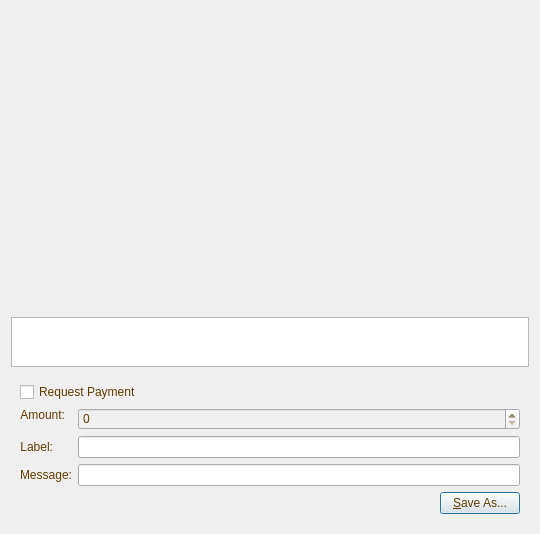
<?xml version="1.0" encoding="UTF-8"?>
<ui version="4.0">
 <class>QRCodeDialog</class>
 <widget class="QDialog" name="QRCodeDialog">
  <property name="geometry">
   <rect>
    <x>0</x>
    <y>0</y>
    <width>540</width>
    <height>513</height>
   </rect>
  </property>
  <property name="windowTitle">
   <string>QR Code Dialog</string>
  </property>
  <property name="styleSheet">
   <string notr="true">background-image: url(:/images/image2);
color: rgb(95, 61, 3);</string>
  </property>
  <layout class="QVBoxLayout" name="verticalLayout_3">
   <item>
    <widget class="QLabel" name="lblQRCode">
     <property name="sizePolicy">
      <sizepolicy hsizetype="Expanding" vsizetype="Expanding">
       <horstretch>0</horstretch>
       <verstretch>0</verstretch>
      </sizepolicy>
     </property>
     <property name="minimumSize">
      <size>
       <width>300</width>
       <height>300</height>
      </size>
     </property>
     <property name="textFormat">
      <enum>Qt::PlainText</enum>
     </property>
     <property name="alignment">
      <set>Qt::AlignCenter</set>
     </property>
     <property name="wordWrap">
      <bool>true</bool>
     </property>
    </widget>
   </item>
   <item>
    <widget class="QPlainTextEdit" name="outUri">
     <property name="sizePolicy">
      <sizepolicy hsizetype="Expanding" vsizetype="Minimum">
       <horstretch>0</horstretch>
       <verstretch>0</verstretch>
      </sizepolicy>
     </property>
     <property name="minimumSize">
      <size>
       <width>0</width>
       <height>50</height>
      </size>
     </property>
     <property name="tabChangesFocus">
      <bool>true</bool>
     </property>
     <property name="textInteractionFlags">
      <set>Qt::TextSelectableByKeyboard|Qt::TextSelectableByMouse</set>
     </property>
    </widget>
   </item>
   <item>
    <widget class="QWidget" name="widget" native="true">
     <layout class="QVBoxLayout" name="verticalLayout_2">
      <item>
       <widget class="QCheckBox" name="chkReqPayment">
        <property name="enabled">
         <bool>true</bool>
        </property>
        <property name="text">
         <string>Request Payment</string>
        </property>
       </widget>
      </item>
      <item>
       <layout class="QFormLayout" name="formLayout">
        <property name="fieldGrowthPolicy">
         <enum>QFormLayout::AllNonFixedFieldsGrow</enum>
        </property>
        <item row="1" column="0">
         <widget class="QLabel" name="lblLabel">
          <property name="text">
           <string>Label:</string>
          </property>
          <property name="textFormat">
           <enum>Qt::PlainText</enum>
          </property>
          <property name="alignment">
           <set>Qt::AlignRight|Qt::AlignTrailing|Qt::AlignVCenter</set>
          </property>
          <property name="buddy">
           <cstring>lnLabel</cstring>
          </property>
         </widget>
        </item>
        <item row="1" column="1">
         <widget class="QLineEdit" name="lnLabel"/>
        </item>
        <item row="2" column="0">
         <widget class="QLabel" name="lblMessage">
          <property name="text">
           <string>Message:</string>
          </property>
          <property name="textFormat">
           <enum>Qt::PlainText</enum>
          </property>
          <property name="alignment">
           <set>Qt::AlignRight|Qt::AlignTrailing|Qt::AlignVCenter</set>
          </property>
          <property name="buddy">
           <cstring>lnMessage</cstring>
          </property>
         </widget>
        </item>
        <item row="2" column="1">
         <widget class="QLineEdit" name="lnMessage"/>
        </item>
        <item row="0" column="0">
         <widget class="QLabel" name="lblAmount">
          <property name="sizePolicy">
           <sizepolicy hsizetype="Preferred" vsizetype="Maximum">
            <horstretch>0</horstretch>
            <verstretch>0</verstretch>
           </sizepolicy>
          </property>
          <property name="text">
           <string>Amount:</string>
          </property>
          <property name="textFormat">
           <enum>Qt::PlainText</enum>
          </property>
          <property name="alignment">
           <set>Qt::AlignRight|Qt::AlignTrailing|Qt::AlignVCenter</set>
          </property>
          <property name="buddy">
           <cstring>lnReqAmount</cstring>
          </property>
         </widget>
        </item>
        <item row="0" column="1">
         <widget class="BitcoinAmountField" name="lnReqAmount">
          <property name="enabled">
           <bool>false</bool>
          </property>
          <property name="minimumSize">
           <size>
            <width>80</width>
            <height>0</height>
           </size>
          </property>
         </widget>
        </item>
       </layout>
      </item>
      <item>
       <layout class="QHBoxLayout" name="horizontalLayout">
        <item>
         <spacer name="horizontalSpacer">
          <property name="orientation">
           <enum>Qt::Horizontal</enum>
          </property>
          <property name="sizeHint" stdset="0">
           <size>
            <width>40</width>
            <height>20</height>
           </size>
          </property>
         </spacer>
        </item>
        <item>
         <widget class="QPushButton" name="btnSaveAs">
          <property name="text">
           <string>&amp;Save As...</string>
          </property>
         </widget>
        </item>
       </layout>
      </item>
     </layout>
    </widget>
   </item>
  </layout>
 </widget>
 <customwidgets>
  <customwidget>
   <class>BitcoinAmountField</class>
   <extends>QSpinBox</extends>
   <header>bitcoinamountfield.h</header>
   <container>1</container>
  </customwidget>
 </customwidgets>
 <resources/>
 <connections>
  <connection>
   <sender>chkReqPayment</sender>
   <signal>clicked(bool)</signal>
   <receiver>lnReqAmount</receiver>
   <slot>setEnabled(bool)</slot>
   <hints>
    <hint type="sourcelabel">
     <x>92</x>
     <y>285</y>
    </hint>
    <hint type="destinationlabel">
     <x>98</x>
     <y>311</y>
    </hint>
   </hints>
  </connection>
 </connections>
</ui>
